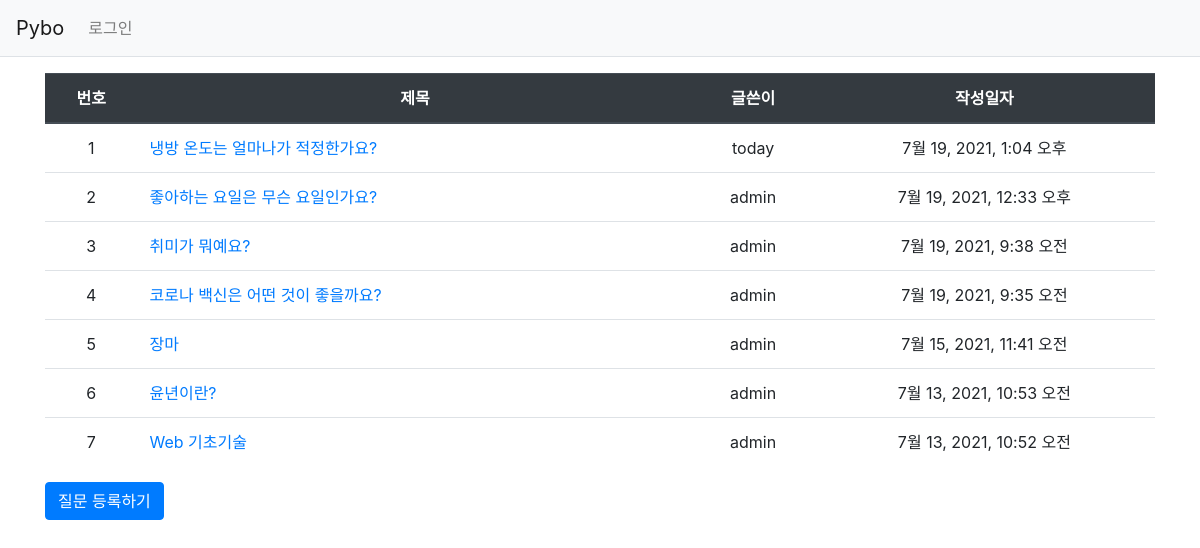
Screenshot of /pybo/ with the database file from the repository.
### pybo/models.py (models this page shows, shortened)
class Question(models.Model):   # 질문 게시판
    author = models.ForeignKey(User, on_delete=models.CASCADE)
    subject = models.CharField(max_length=200)
    content = models.TextField()
    create_date = models.DateTimeField()

### pybo/views.py (the view)
# urls.py: path('', views.index, name='index'),
def index(request):
    question_list = Question.objects.order_by('-create_date')  # "-" 기호 넣으면 내림차순
    context = {'question_list': question_list}
    return render(request, 'pybo/question_list.html', context)

### templates/pybo/question_list.html
{% extends 'base.html' %}
{% block content %}
<div class="container my-3">
    <table class="table">
        <thead>
            <tr class="thead-dark text-center">
                <th>번호</th>
                <th style="width:50%">제목</th>
                <th>글쓴이</th>
                <th>작성일자</th>
            </tr>
        </thead>
        <tbody>
        {% if question_list %}
            {% for question in question_list %}
            <tr class="text-center">
                <td>{{ forloop.counter }}</td>
                <td class="text-left"><a href="{% url 'pybo:detail' question.id %}">{{ question.subject }}</a></td>
                <td>{{ question.author.username }}</td>
                <td>{{ question.create_date }}</td>
            </tr>
            {% endfor %}
        {% else %}
            <tr>
                <td colspan="3">질문이 없습니다.</td>
            </tr>
        {% endif %}
        </tbody>
    </table>
    <a href="{% url 'pybo:question_create' %}" class="btn btn-primary">질문 등록하기</a>
</div>
{% endblock %}

### rows the page displays
Question: subject "냉방 온도는 얼마나가 적정한가요?", author.username "today", create_date "7월 19, 2021, 1:04 오후"
Question: subject "좋아하는 요일은 무슨 요일인가요?", author.username "admin", create_date "7월 19, 2021, 12:33 오후"
Question: subject "취미가 뭐예요?", author.username "admin", create_date "7월 19, 2021, 9:38 오전"
Question: subject "코로나 백신은 어떤 것이 좋을까요?", author.username "admin", create_date "7월 19, 2021, 9:35 오전"
Question: subject "장마", author.username "admin", create_date "7월 15, 2021, 11:41 오전"
Question: subject "윤년이란?", author.username "admin", create_date "7월 13, 2021, 10:53 오전"
Question: subject "Web 기초기술", author.username "admin", create_date "7월 13, 2021, 10:52 오전"
